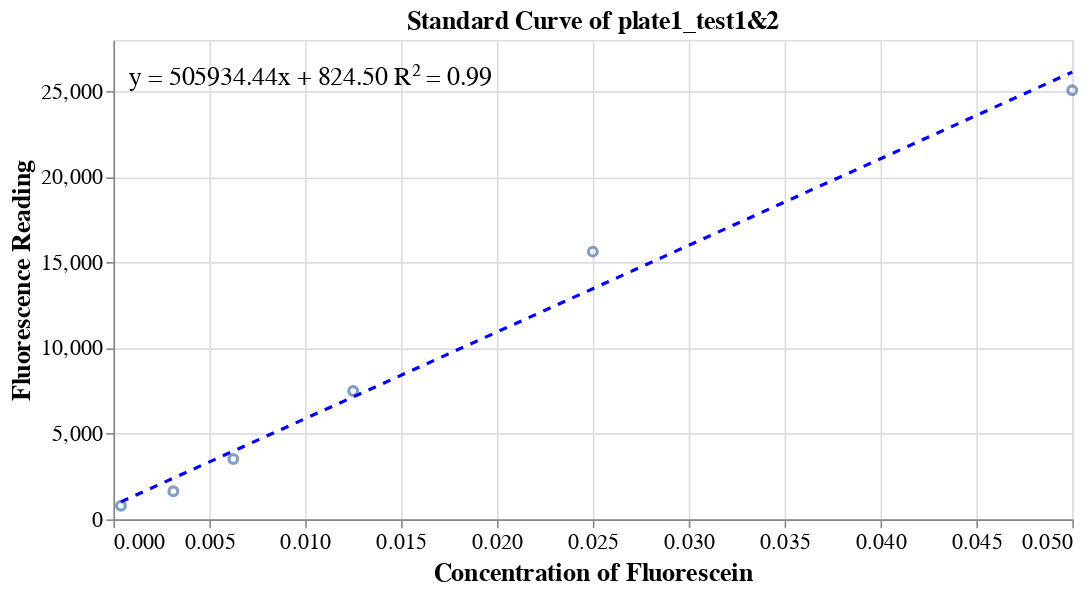

This figure's notebook cell:
### Code cell
plate_sel = 'plate1_test1&2'
cc_data_sub = cc_data[(cc_data.spark_plate == plate_sel) & (cc_data.Test.str.startswith('std'))]
cc_data_sub_sum = cc_data_sub.groupby(['Test'])['value'].mean().reset_index().rename(columns = {'Test':'standard', 'value':'fluorescence_reading'})
cc_data_sub_sum = cc_data_sub_sum[~cc_data_sub_sum.standard.isin(['std1', 'std2'])].merge(cc_std_conc_df, on = 'standard')

# Perform linear regression using numpy
slope, intercept = np.polyfit(cc_data_sub_sum['fluorescein_concentration'], cc_data_sub_sum['fluorescence_reading'], 1)


# Calculate R² value
predicted_response = slope * cc_data_sub_sum['fluorescein_concentration'] + intercept
ss_res = np.sum((cc_data_sub_sum['fluorescence_reading'] - predicted_response) ** 2)
ss_tot = np.sum((cc_data_sub_sum['fluorescence_reading'] - np.mean(cc_data_sub_sum['fluorescence_reading'])) ** 2)
r_squared = 1 - (ss_res / ss_tot)

scatter_plot = alt.Chart(cc_data_sub_sum).mark_point().encode(
    x=alt.X('fluorescein_concentration:Q', title='Concentration of Fluorescein'),
    y=alt.Y('fluorescence_reading:Q', title='Fluorescence Reading')
)


regression_data = pd.DataFrame({
    'fluorescein_concentration': cc_data_sub_sum['fluorescein_concentration'],
    'fluorescence_reading': slope * cc_data_sub_sum['fluorescein_concentration'] + intercept
})


# Add a regression line
regression_line = alt.Chart(regression_data).mark_line(color='blue', strokeDash=[5, 5]).encode(
    x='fluorescein_concentration:Q',
    y= 'fluorescence_reading:Q'
)


# Create text for the regression equation
equation_text = alt.Chart(pd.DataFrame({
#     'text': [f'y = {slope:.2f}x + {intercept:.2f}'],
    'text': [f'y = {slope:.2f}x + {intercept:.2f}\nR² = {r_squared:.2f}'],
    'x': [cc_data_sub_sum['fluorescein_concentration'].min()],
    'y': [slope * cc_data_sub_sum['fluorescein_concentration'].max() + intercept]
})).mark_text(
    align='left', baseline='top', dx=5, dy= -5, fontSize=16, color='black'
).encode(
    x='x:Q',
    y='y:Q',
    text='text:N'
)

# equation_text

# Combine the scatter plot and regression line
standard_curve1 = alt.layer(scatter_plot, regression_line, equation_text).properties(
    width=600,
    height=300,
    title=f'Standard Curve of {plate_sel}'
).configure_axis(
    titleFontSize=16,
    labelFontSize=14
).configure_title(
    fontSize=16
)

# Display the chart
standard_curve1

### Figure 1 — Vega-Lite specification as saved in the notebook (floating-point values rounded to 4 significant figures)
{"config": {"view": {"continuousWidth": 400, "continuousHeight": 300}, "axis": {"labelFontSize": 14, "titleFontSize": 16}, "title": {"fontSize": 16}}, "layer": [{"data": {"name": "data-bb59a8741a23e6ad19c68e33f4f1d0a0"}, "mark": "point", "encoding": {"x": {"type": "quantitative", "field": "fluorescein_concentration", "title": "Concentration of Fluorescein"}, "y": {"type": "quantitative", "field": "fluorescence_reading", "title": "Fluorescence Reading"}}}, {"data": {"name": "data-6d788d57d7ec3a231f5e3d91beda28b9"}, "mark": {"type": "line", "color": "blue", "strokeDash": [5, 5]}, "encoding": {"x": {"type": "quantitative", "field": "fluorescein_concentration"}, "y": {"type": "quantitative", "field": "fluorescence_reading"}}}, {"data": {"name": "data-aecbcf3880594501832500bb83275340"}, "mark": {"type": "text", "align": "left", "baseline": "top", "color": "black", "dx": 5, "dy": -5, "fontSize": 16}, "encoding": {"text": {"type": "nominal", "field": "text"}, "x": {"type": "quantitative", "field": "x"}, "y": {"type": "quantitative", "field": "y"}}}], "height": 300, "title": "Standard Curve of plate1_test1&2", "width": 600, "$schema": "https://vega.github.io/schema/vega-lite/v4.8.1.json", "datasets": {"data-bb59a8741a23e6ad19c68e33f4f1d0a0": [{"standard": "std3", "fluorescence_reading": 25060.0, "fluorescein_concentration": 0.05}, {"standard": "std4", "fluorescence_reading": 15640.0, "fluorescein_concentration": 0.025}, {"standard": "std5", "fluorescence_reading": 7502.0, "fluorescein_concentration": 0.0125}, {"standard": "std6", "fluorescence_reading": 3524.0, "fluorescein_concentration": 0.00625}, {"standard": "std7", "fluorescence_reading": 1640.0, "fluorescein_concentration": 0.003125}, {"standard": "std8", "fluorescence_reading": 796.5, "fluorescein_concentration": 0.0003906}], "data-6d788d57d7ec3a231f5e3d91beda28b9": [{"fluorescein_concentration": 0.05, "fluorescence_reading": 26120.0}, {"fluorescein_concentration": 0.025, "fluorescence_reading": 13470.0}, {"fluorescein_concentration": 0.0125, "fluorescence_reading": 7149.0}, {"fluorescein_concentration": 0.00625, "fluorescence_reading": 3987.0}, {"fluorescein_concentration": 0.003125, "fluorescence_reading": 2406.0}, {"fluorescein_concentration": 0.0003906, "fluorescence_reading": 1022.0}], "data-aecbcf3880594501832500bb83275340": [{"text": "y = 505934.44x + 824.50\nR² = 0.99", "x": 0.0003906, "y": 26120.0}]}}
